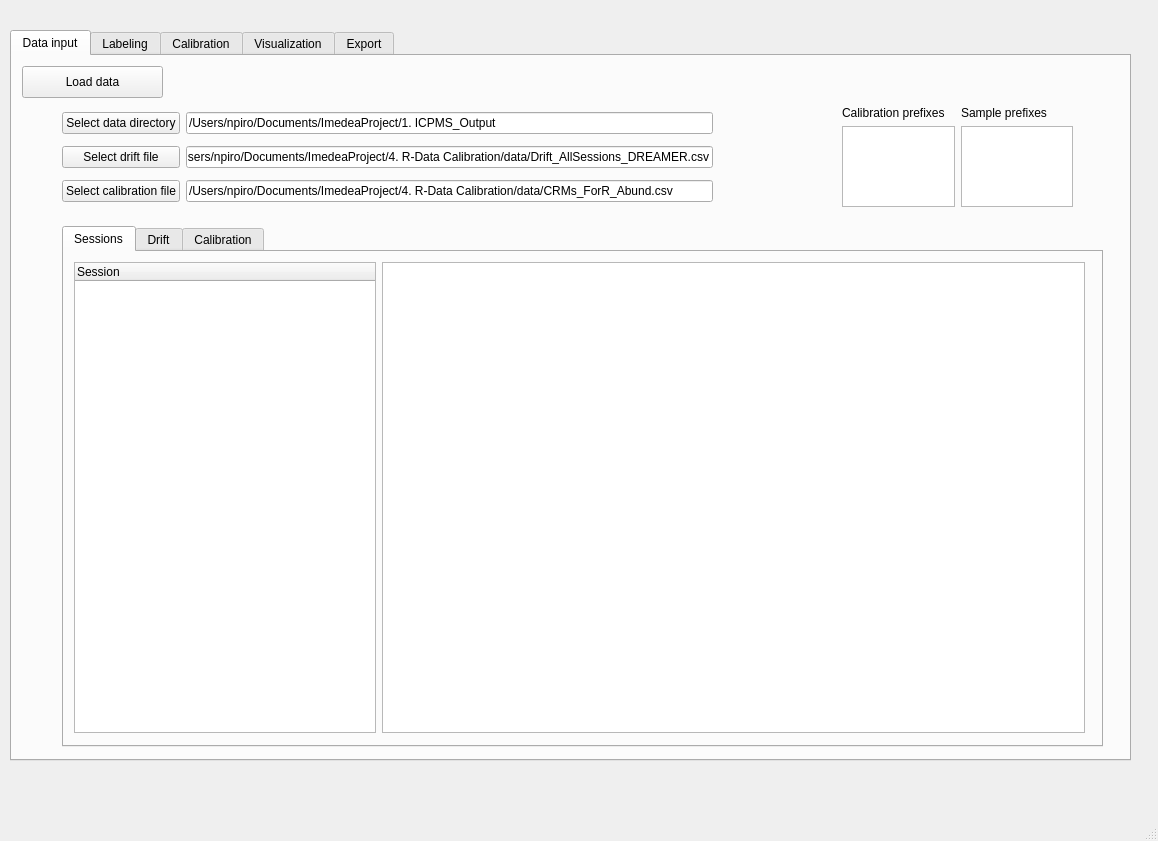
<?xml version="1.0" encoding="UTF-8"?>
<ui version="4.0">
 <class>MainWindow</class>
 <widget class="QMainWindow" name="MainWindow">
  <property name="geometry">
   <rect>
    <x>0</x>
    <y>0</y>
    <width>1158</width>
    <height>841</height>
   </rect>
  </property>
  <property name="windowTitle">
   <string>MainWindow</string>
  </property>
  <widget class="QWidget" name="centralwidget">
   <widget class="QTabWidget" name="tabWidget">
    <property name="geometry">
     <rect>
      <x>10</x>
      <y>30</y>
      <width>1121</width>
      <height>731</height>
     </rect>
    </property>
    <property name="currentIndex">
     <number>0</number>
    </property>
    <widget class="QWidget" name="data">
     <attribute name="title">
      <string>Data input</string>
     </attribute>
     <widget class="QPushButton" name="load_data">
      <property name="geometry">
       <rect>
        <x>10</x>
        <y>10</y>
        <width>141</width>
        <height>32</height>
       </rect>
      </property>
      <property name="text">
       <string>Load data</string>
      </property>
     </widget>
     <widget class="QWidget" name="horizontalLayoutWidget_2">
      <property name="geometry">
       <rect>
        <x>830</x>
        <y>50</y>
        <width>231</width>
        <height>101</height>
       </rect>
      </property>
      <layout class="QHBoxLayout" name="horizontalLayout_2">
       <item>
        <layout class="QVBoxLayout" name="verticalLayout_2">
         <item>
          <widget class="QLabel" name="label">
           <property name="text">
            <string>Calibration prefixes </string>
           </property>
          </widget>
         </item>
         <item>
          <widget class="QTableWidget" name="calibrationPrefixTableWidget">
           <property name="sizePolicy">
            <sizepolicy hsizetype="MinimumExpanding" vsizetype="MinimumExpanding">
             <horstretch>0</horstretch>
             <verstretch>0</verstretch>
            </sizepolicy>
           </property>
          </widget>
         </item>
        </layout>
       </item>
       <item>
        <layout class="QVBoxLayout" name="verticalLayout_3">
         <item>
          <widget class="QLabel" name="label_2">
           <property name="text">
            <string>Sample prefixes </string>
           </property>
          </widget>
         </item>
         <item>
          <widget class="QTableWidget" name="samplePrefixTableWidget">
           <property name="sizePolicy">
            <sizepolicy hsizetype="MinimumExpanding" vsizetype="MinimumExpanding">
             <horstretch>0</horstretch>
             <verstretch>0</verstretch>
            </sizepolicy>
           </property>
          </widget>
         </item>
        </layout>
       </item>
      </layout>
     </widget>
     <widget class="QWidget" name="gridLayoutWidget">
      <property name="geometry">
       <rect>
        <x>50</x>
        <y>50</y>
        <width>651</width>
        <height>103</height>
       </rect>
      </property>
      <layout class="QGridLayout" name="gridLayout">
       <item row="0" column="1">
        <widget class="QLineEdit" name="load_dir_lineEdit">
         <property name="text">
          <string>/Users/npiro/Documents/ImedeaProject/1. ICPMS_Output</string>
         </property>
        </widget>
       </item>
       <item row="0" column="0">
        <widget class="QPushButton" name="load_dir_but">
         <property name="text">
          <string>Select data directory</string>
         </property>
        </widget>
       </item>
       <item row="1" column="1">
        <widget class="QLineEdit" name="load_drift_file_lineEdit">
         <property name="text">
          <string>/Users/npiro/Documents/ImedeaProject/4. R-Data Calibration/data/Drift_AllSessions_DREAMER.csv</string>
         </property>
        </widget>
       </item>
       <item row="1" column="0">
        <widget class="QPushButton" name="load_drift_file_but">
         <property name="text">
          <string>Select drift file</string>
         </property>
        </widget>
       </item>
       <item row="2" column="0">
        <widget class="QPushButton" name="load_calibration_file_but">
         <property name="text">
          <string>Select calibration file</string>
         </property>
        </widget>
       </item>
       <item row="2" column="1">
        <widget class="QLineEdit" name="load_calibration_file_lineEdit">
         <property name="text">
          <string>/Users/npiro/Documents/ImedeaProject/4. R-Data Calibration/data/CRMs_ForR_Abund.csv</string>
         </property>
        </widget>
       </item>
      </layout>
     </widget>
     <widget class="QTabWidget" name="dataTab">
      <property name="geometry">
       <rect>
        <x>50</x>
        <y>170</y>
        <width>1041</width>
        <height>521</height>
       </rect>
      </property>
      <property name="currentIndex">
       <number>0</number>
      </property>
      <widget class="QWidget" name="tab_4">
       <attribute name="title">
        <string>Sessions</string>
       </attribute>
       <widget class="QWidget" name="horizontalLayoutWidget">
        <property name="geometry">
         <rect>
          <x>10</x>
          <y>10</y>
          <width>1011</width>
          <height>471</height>
         </rect>
        </property>
        <layout class="QHBoxLayout" name="horizontalLayout" stretch="30,70">
         <item>
          <widget class="QTreeWidget" name="sessionTreeWidget">
           <column>
            <property name="text">
             <string>Session</string>
            </property>
           </column>
          </widget>
         </item>
         <item>
          <widget class="QTableView" name="sessionsDataTableView"/>
         </item>
        </layout>
       </widget>
      </widget>
      <widget class="QWidget" name="tab">
       <attribute name="title">
        <string>Drift</string>
       </attribute>
       <widget class="QTableView" name="driftDataTableView">
        <property name="geometry">
         <rect>
          <x>10</x>
          <y>20</y>
          <width>1011</width>
          <height>461</height>
         </rect>
        </property>
       </widget>
      </widget>
      <widget class="QWidget" name="tab_2">
       <attribute name="title">
        <string>Calibration</string>
       </attribute>
       <widget class="QTableView" name="calibrationDataTableView">
        <property name="geometry">
         <rect>
          <x>10</x>
          <y>20</y>
          <width>1011</width>
          <height>461</height>
         </rect>
        </property>
       </widget>
      </widget>
     </widget>
    </widget>
    <widget class="QWidget" name="labeling">
     <attribute name="title">
      <string>Labeling</string>
     </attribute>
     <widget class="QTabWidget" name="tabWidget_2">
      <property name="geometry">
       <rect>
        <x>10</x>
        <y>10</y>
        <width>1091</width>
        <height>671</height>
       </rect>
      </property>
      <property name="currentIndex">
       <number>0</number>
      </property>
      <widget class="QWidget" name="tab_3">
       <attribute name="title">
        <string>Prediction</string>
       </attribute>
       <widget class="QWidget" name="gridLayoutWidget_2">
        <property name="geometry">
         <rect>
          <x>180</x>
          <y>10</y>
          <width>651</width>
          <height>33</height>
         </rect>
        </property>
        <layout class="QGridLayout" name="gridLayout_2">
         <item row="0" column="1">
          <widget class="QLineEdit" name="model_path_lineEdit">
           <property name="text">
            <string>/Users/npiro/Documents/ImedeaProject/Python/models/trained</string>
           </property>
          </widget>
         </item>
         <item row="0" column="0">
          <widget class="QPushButton" name="select_model_path_but">
           <property name="text">
            <string>Select model file</string>
           </property>
          </widget>
         </item>
        </layout>
       </widget>
       <widget class="QTreeWidget" name="labeledSessionTreeWidget">
        <property name="geometry">
         <rect>
          <x>20</x>
          <y>70</y>
          <width>181</width>
          <height>261</height>
         </rect>
        </property>
        <column>
         <property name="text">
          <string>Session</string>
         </property>
        </column>
       </widget>
       <widget class="PlotWidget" name="labeledPlotWidget" native="true">
        <property name="geometry">
         <rect>
          <x>230</x>
          <y>70</y>
          <width>711</width>
          <height>531</height>
         </rect>
        </property>
       </widget>
       <widget class="QPushButton" name="label_data_but">
        <property name="geometry">
         <rect>
          <x>20</x>
          <y>10</y>
          <width>141</width>
          <height>32</height>
         </rect>
        </property>
        <property name="text">
         <string>Label data</string>
        </property>
       </widget>
       <widget class="QTreeWidget" name="plotFieldTreeWidget">
        <property name="geometry">
         <rect>
          <x>980</x>
          <y>70</y>
          <width>91</width>
          <height>531</height>
         </rect>
        </property>
        <column>
         <property name="text">
          <string>Fields</string>
         </property>
        </column>
       </widget>
       <widget class="QTreeWidget" name="labelElementsTreeWidget">
        <property name="geometry">
         <rect>
          <x>20</x>
          <y>340</y>
          <width>181</width>
          <height>251</height>
         </rect>
        </property>
        <column>
         <property name="text">
          <string>Elements</string>
         </property>
        </column>
       </widget>
      </widget>
      <widget class="QWidget" name="tab_5">
       <attribute name="title">
        <string>Training</string>
       </attribute>
      </widget>
     </widget>
    </widget>
    <widget class="QWidget" name="calibration">
     <attribute name="title">
      <string>Calibration</string>
     </attribute>
    </widget>
    <widget class="QWidget" name="tab_6">
     <attribute name="title">
      <string>Visualization</string>
     </attribute>
    </widget>
    <widget class="QWidget" name="tab_7">
     <attribute name="title">
      <string>Export</string>
     </attribute>
    </widget>
   </widget>
  </widget>
  <widget class="QMenuBar" name="menubar">
   <property name="geometry">
    <rect>
     <x>0</x>
     <y>0</y>
     <width>1158</width>
     <height>22</height>
    </rect>
   </property>
  </widget>
  <widget class="QStatusBar" name="statusbar"/>
 </widget>
 <customwidgets>
  <customwidget>
   <class>PlotWidget</class>
   <extends>QWidget</extends>
   <header>pyqtgraph</header>
   <container>1</container>
  </customwidget>
 </customwidgets>
 <resources/>
 <connections/>
</ui>
